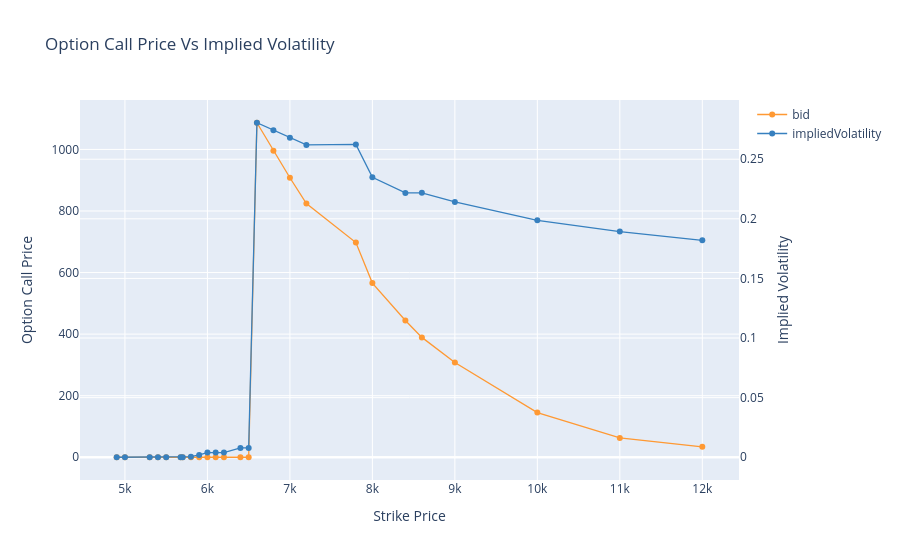

The code cell stored with this chart in its notebook:
### Code cell
sep[['bid', 'impliedVolatility']][:].iplot(
    layout=dict(
        title='Option Call Price Vs Implied Volatility',
        xaxis=dict(title='Strike Price'),
        yaxis=dict(title='Option Call Price')
    ),
    secondary_y='impliedVolatility',
    secondary_y_title='Implied Volatility',
    mode='lines+markers',
    size=6
)

### Figure 1 — Plotly figure (JSON) as saved in the notebook; plotly's stock layout.template omitted (floating-point values rounded to 4 significant figures)
{"data": [{"line": {"color": "rgba(255, 153, 51, 1.0)", "dash": "solid", "shape": "linear", "width": 1.3}, "marker": {"size": 6, "symbol": "circle"}, "mode": "lines+markers", "name": "bid", "text": "", "type": "scatter", "x": [4900.0, 5000.0, 5300.0, 5400.0, 5500.0, 5675.0, 5700.0, 5800.0, 5900.0, 6000.0, 6100.0, 6200.0, 6400.0, 6500.0, 6600.0, 6800.0, 7000.0, 7200.0, 7800.0, 8000.0, 8400.0, 8600.0, 9000.0, 10000.0, 11000.0, 12000.0], "y": [0.0, 0.0, 0.0, 0.0, 0.0, 0.0, 0.0, 0.0, 0.0, 0.0, 0.0, 0.0, 0.0, 0.0, 1087.0, 995.7, 908.0, 824.2, 697.3, 565.8, 444.3, 389.4, 307.6, 145.2, 62.7, 33.9]}, {"line": {"color": "rgba(55, 128, 191, 1.0)", "dash": "solid", "shape": "linear", "width": 1.3}, "marker": {"size": 6, "symbol": "circle"}, "mode": "lines+markers", "name": "impliedVolatility", "text": "", "type": "scatter", "x": [4900.0, 5000.0, 5300.0, 5400.0, 5500.0, 5675.0, 5700.0, 5800.0, 5900.0, 6000.0, 6100.0, 6200.0, 6400.0, 6500.0, 6600.0, 6800.0, 7000.0, 7200.0, 7800.0, 8000.0, 8400.0, 8600.0, 9000.0, 10000.0, 11000.0, 12000.0], "xaxis": "x", "y": [1e-05, 1e-05, 1e-05, 1e-05, 1e-05, 1e-05, 1e-05, 0.0004983, 0.001963, 0.003916, 0.003916, 0.003916, 0.007822, 0.007822, 0.2806, 0.2742, 0.268, 0.262, 0.2624, 0.2348, 0.2217, 0.2218, 0.2142, 0.1987, 0.1893, 0.1819], "yaxis": "y2"}], "layout": {"title": {"text": "Option Call Price Vs Implied Volatility"}, "xaxis": {"title": {"text": "Strike Price"}}, "yaxis": {"title": {"text": "Option Call Price"}}, "yaxis2": {"anchor": "x", "overlaying": "y", "side": "right", "title": {"text": "Implied Volatility"}}}}
